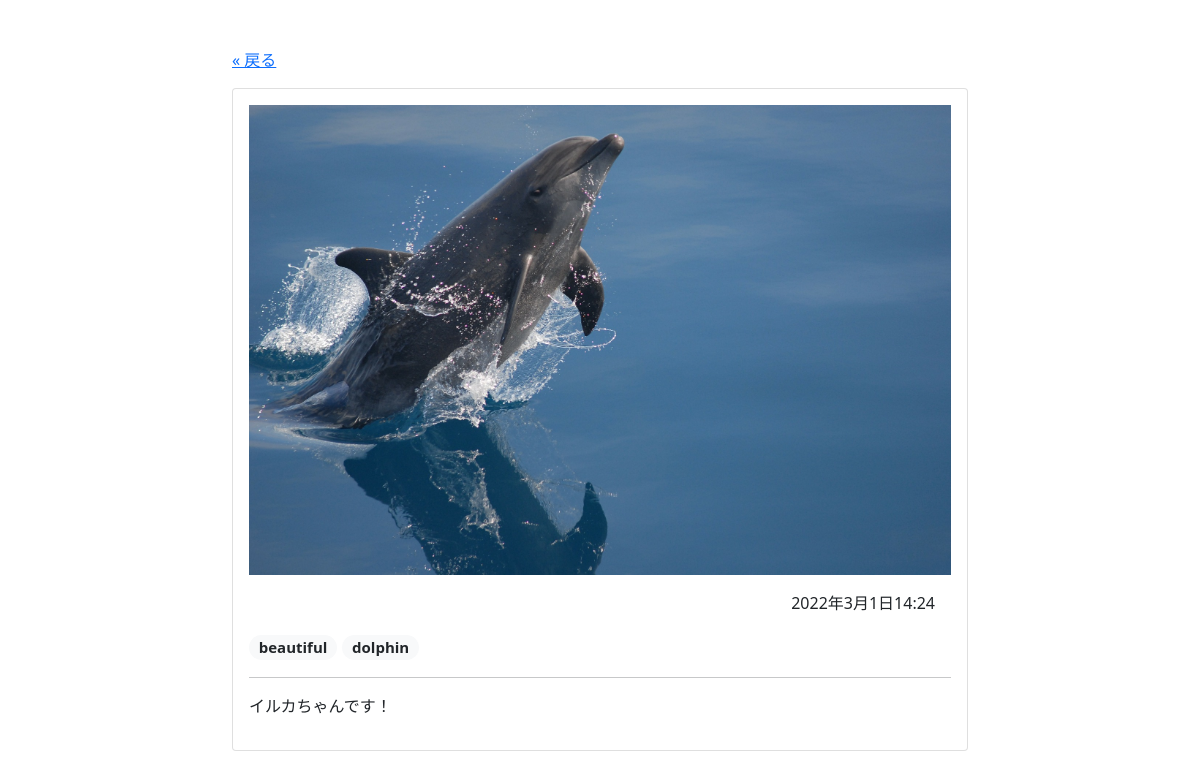
The app's page /photo/7 with its own data.
### album/models.py (models this page shows)
class Photo(models.Model):
    image = models.ImageField(null=False, blank=False, upload_to="uploads/")
    description = models.TextField(null=True, blank=True)
    created_at = models.DateTimeField(auto_now_add=True)
    tags = models.ManyToManyField(Tag, blank=True)

class Tag(models.Model):
    name = models.CharField(max_length=32, primary_key=True)
    def __str__(self):
        return self.name

### album/views.py (the view)
# urls.py: path("photo/<int:pk>",PhotoDetailView.as_view(), name="photo-detail"),
class PhotoDetailView(DetailView):
    model = Photo
    template_name = 'album/photo_detail.html'
    context_object_name = 'photo'

### album/templates/album/photo_detail.html
{% extends 'album/base.html' %}
{% block content %}
<div class="container">
  <div class="row justify-content-center">
    <div class="col-lg-8 col-md-10">
      <p><a href="{{ request.META.HTTP_REFERER }}">« 戻る</a></p>
      <div class="card">
          <div class="card-body">
            <img src="{{ photo.image.url }}" class="img-fluid">
            <p class="m-3 text-end">{{ photo.created_at }}</p>
            <p class="fs-5">
              {% for tag in photo.tags.all %}
              <span class="badge rounded-pill bg-light text-dark">
                {{ tag }}
              </span>
              {% endfor %}
            </p>
            <hr>
            <p>{{ photo.description }}</p>
          </div>
      </div>
    </div>
  </div>
</div>
{% endblock content %}

### records on screen
Photo: image (picture), created_at "2022年3月1日14:24", description "イルカちゃんです！"
Tag: name "beautiful"
Tag: name "dolphin"
